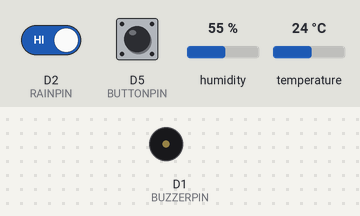
This sketch was run on a simulated ESP8266 (NodeMCU). Shown: buzzer (waves = sounding). The inputs (shaded band) are chosen by the test bench; at power-on: D2 (RAINPIN) HIGH, D5 (BUTTONPIN) LOW, humidity 55 %, temperature 24 °C. WiFi joins after 1.5 s; servers stay silent unless stated; no MQTT or app messages arrive unless stated; what the sketch prints to the serial monitor is not drawn.

Above: at 2.7 s.
2.8 s: D2 (RAINPIN) driven LOW
At 3.7 s:
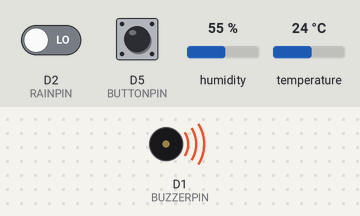
4.3 s: D5 (BUTTONPIN) pulled HIGH for 0.15 s
At 5.2 s:
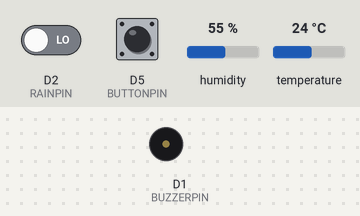
6.1 s: D2 (RAINPIN) driven HIGH
13.5 s: D2 (RAINPIN) driven LOW
At 14.2 s:
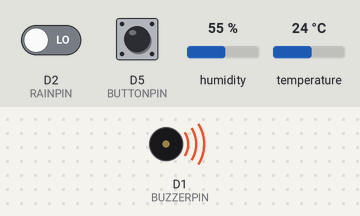
21.6 s: humidity set to 22 %
29.7 s: temperature set to 12 °C
Timing chart, 0 to 32.2 s (numbered marks = the images above; inputs shaded):
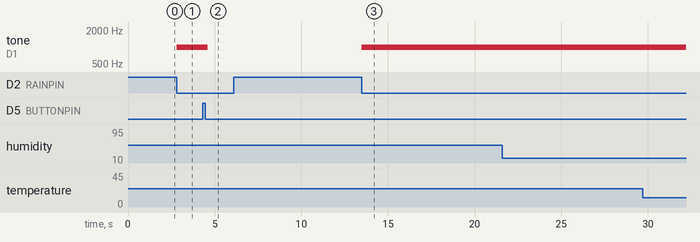

Measured:
- after the input at 2.8 s, tone on D1 (BUZZERPIN): silent → 1000 Hz at once
- after the input at 4.3 s, tone on D1 (BUZZERPIN): 1000 Hz → silent after 0.30 s
- after the input at 13.5 s, tone on D1 (BUZZERPIN): silent → 1000 Hz at once

The sketch:

SMART-RAIN-CLOUD.ino
```cpp
#include <ESP8266WiFi.h>
#include <DHT.h>
#include <PubSubClient.h>

const char* ssid = "ea";
const char* password = "";
const char* mqtt_server = "";
const int  mqtt_port = 1883;
const char* token = "";

#define BUTTONPIN D5
#define BUZZERPIN D1
#define RAINPIN D2
#define DHTPIN D3
#define DHTTYPE DHT22


DHT dht(DHTPIN, DHTTYPE);
WiFiClient espClient;
PubSubClient client(espClient);

bool alarmDimatikan = false;
unsigned long waktuKirimTerakhir = 0;

void setup_wifi(){
  delay(10);
  Serial.println("Menghubungkan ke wifi.....");
  WiFi.begin(ssid, password);

  while(WiFi.status() != WL_CONNECTED){
    delay(500);
    Serial.println(".");
  }

  Serial.println("Wifi Terhubung!!");
}


void reconnect(){
  while(!client.connected()){
    Serial.println("Menghubungkan ke ThingsBoard...");
    if (client.connect("ESP8266Client", token, "")) {
      Serial.println(" BERHASIL!");
    } else {
      Serial.print(" GAGAL, rc=");
      Serial.print(client.state());
      Serial.println(" -> Coba lagi 5 detik...");
      delay(5000);
    }
  }
}

void setup() {
  Serial.begin(115200);
  Serial.println("Memulai sistem.......");

  dht.begin();

  pinMode(BUTTONPIN, INPUT);
  pinMode(RAINPIN, INPUT);
  pinMode(BUZZERPIN, OUTPUT);

  digitalWrite(BUZZERPIN, LOW);
  setup_wifi();
  client.setServer(mqtt_server, mqtt_port);

}

void loop() {

  if(!client.connected()){
    reconnect();
  }

  client.loop();

  int statusHujan = digitalRead(RAINPIN);
  int statusTombol = digitalRead(BUTTONPIN);

  if(statusTombol == HIGH){
    alarmDimatikan = true;
    Serial.println("Tombol ditekan: Alarm dimatikan (MUTE)!");
    delay(300);
  }

  if(statusHujan == LOW){
    if(alarmDimatikan == false){
      tone(BUZZERPIN, 1000);
      Serial.println("CUACA HUJANNNNN");
    } else{
      noTone(BUZZERPIN);
    }
  } else {
    noTone(BUZZERPIN);
    alarmDimatikan = false;
  }

if(millis() - waktuKirimTerakhir > 3000){
  waktuKirimTerakhir = millis();

  float suhu = dht.readTemperature();
  float kelembaban = dht.readHumidity();

  if(!isnan(suhu) && !isnan(kelembaban)){
    Serial.print("Suhu: ");
    Serial.print(suhu);
    Serial.print(" °C | Kelembaban: ");
    Serial.print(kelembaban);
    Serial.println(" %");

    String payload = "{";
      payload += "\"suhu\":"; payload += suhu; payload += ",";
      payload += "\"kelembaban\":"; payload += kelembaban; payload += ",";

      payload += "\"status_hujan\":";
      if (statusHujan == HIGH) {
        payload += "\"Cuaca Cerah!\"";
      } else {
        payload += "\"Hujan Turun!\"";
      }
      payload += "}";

      Serial.print("Mengirim ke Cloud: ");
      Serial.println(payload);

      client.publish("v1/devices/me/telemetry", payload.c_str());
  }
  else {
    Serial.println("Error: Gagal membaca DHT22! Cek kabel D3.");
  }
}
}
```
